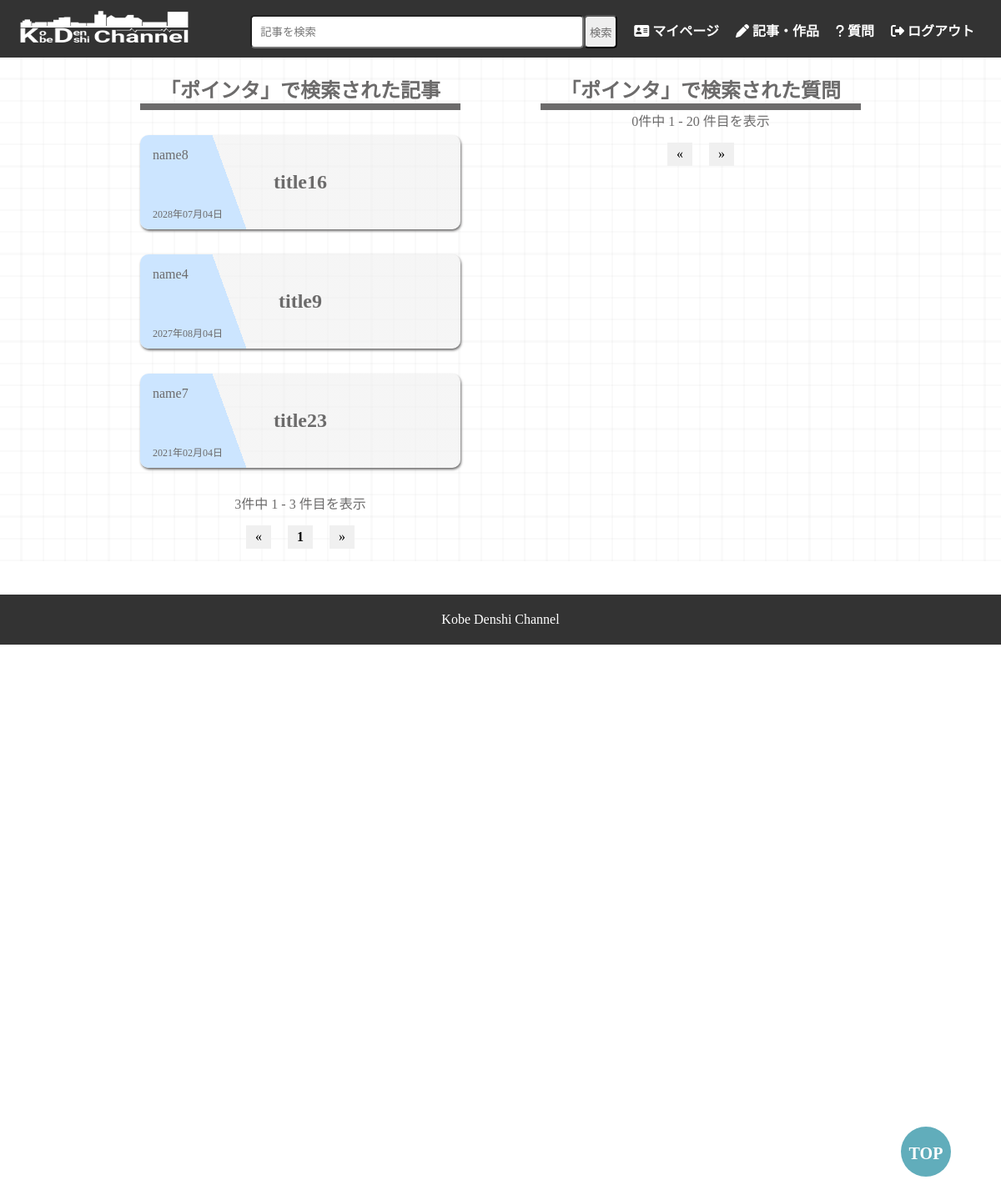
The page /search/tag_search_result.php?tag=ポインタ (signed in) on the database its author committed.
### tables this page shows
CREATE TABLE article_list(
    article_id INT PRIMARY KEY AUTO_INCREMENT,
    user_id INT NOT NULL,
    title VARCHAR(30) NOT NULL,
    sentence VARCHAR(400) NOT NULL,
    like_count INT NOT NULL DEFAULT 0,
    creation_date DATETIME NOT NULL,
    INDEX article_list_index(
        article_id,
        title,
        like_count,
        creation_date
    ),
    FOREIGN KEY (user_id) REFERENCES current_users(user_id)
);

CREATE TABLE current_users(
    user_id INT PRIMARY KEY AUTO_INCREMENT,
    name VARCHAR(20) NOT NULL,
    grade TINYINT NOT NULL,
    graduation_year SMALLINT NOT NULL,
    gender TINYINT DEFAULT 2,
    mail VARCHAR(50) UNIQUE NOT NULL,
    password VARCHAR(40) NOT NULL,
    INDEX current_users_index(
        user_id,
        name,
        grade,
        graduation_year,
        mail
    )
);

### classes/dbdata.php (called while the page is built, shortened)
<?php
class  DbData
{
    protected  $pdo;
    public function __construct()
    {
        $dsn = 'mysql:host=localhost;dbname=pbl1;charset=utf8';
        $user = 'kobedenshi_pbl1_a';
        $password = 'kobedenshi_2023';
        try {
            $this->pdo = new PDO($dsn, $user, $password);
        } catch (Exception  $e) {
            echo 'Error:' . $e->getMessage();
            die();
        }
    }
    protected function query($sql,  $array_params)
    {
        $stmt = $this->pdo->prepare($sql);
        $stmt->execute($array_params);
        return  $stmt;
    }
}

### classes/search.php (called while the page is built, shortened)
<?php
require_once __DIR__ . '/dbdata.php';
class  Search  extends  DbData
{
    public  function  getSearch_tag_articles($search_tag)
    {
        $sql  = "
        SELECT
    article_id,
    current_users.user_id,
    name,
    title,
    sentence,
    like_count,
    creation_date
FROM
    article_list
INNER JOIN
    current_users
ON
    article_list.user_id = current_users.user_id
WHERE
    article_id IN (
        SELECT
            article_id
        FROM
            tags
        INNER JOIN
            article_list_tags
        ON
            tags.tags_id = article_list_tags.tags_id
        WHERE
            tags = ?
    )
    ORDER BY
    creation_date DESC
;";
        $stmt = $this->query($sql, [$search_tag]);
        $search_tag_articles = $stmt->fetchAll();
        return  $search_tag_articles;
    }
}

### paging/tag_search_paging_controller.php (called while the page is built, shortened)
<?php
if (!isset($_GET['a_page_id'])) {
  $page = 1;
} else {
  $page = $_GET['a_page_id'];
}
$start_no = ($page - 1) * MAX;
$article_data = array_slice($search_tag_articles, $start_no, MAX, true);

### pre.php (called while the page is built, shortened)
<?php
$http_host = '//' . $_SERVER['SERVER_NAME'];
$id = "pbl1";
$user_php = $http_host . '/' . $id . '/user/user_show.php';
$article_show_php = $http_host . '/' . $id . '/article/article_show.php';

### search/tag_search_result.php (the view, shortened to what this page needs)
<?php
$search_tag = $_GET['tag'];
require_once __DIR__ . '/../classes/search.php';
$search = new Search();
$search_tag_articles = $search->getSearch_tag_articles($search_tag);
require_once __DIR__ . '/../paging/tag_search_paging_controller.php';
require_once __DIR__ . '/../header.php';
?>
<main class="bg">
  <div class="index-style">
    <article class="article-style">
      <h1>「<?= $search_tag ?>」で検索された記事</h1>
      <?php
      foreach ($article_data  as  $article) {
      ?>
        <a href=<?= $article_show_php ?>?article_id=<?= $article['article_id'] ?>>
          <article class="article-one">
            <p class="article-user"><object><a href=<?= $user_php ?>?user_id=<?= $article['user_id'] ?>><?= $article['name'] ?></a></object></p>
            <h2 class="article-title"><object><a href=<?= $article_show_php ?>?article_id=<?= $article['article_id'] ?>><?= $article['title'] ?></a></object></h2>
            <p class="article-date"><?= date('Y年m月d日', strtotime($article['creation_date'])) ?></p>
          </article>
        </a>
      <?php
      }
      require_once __DIR__ . '/../paging/tag_search_paging.php';
      ?>
    </article>
    <article class="article-style">
      <h1>「<?= $search_tag ?>」で検索された質問</h1>
      <?php
      require_once __DIR__ . '/../paging/tag_q_search_paging.php';
      ?>
    </article>
  </div>
</main>
<?php
require_once __DIR__ . '/../footer.php';
?>

### css/post.css (style rules this page uses)
.index-style { width: 80%; display: flex; justify-content: center; margin: 0 auto; padding-top: 20px; }
.article-style { width: 40%; margin: 0 auto; }
article h1 { border-bottom: 8px solid #6c6b6b; text-align: center; }
.article-one { margin: 30px 0; background: -webkit-linear-gradient(380deg, #cce5ff 0%, #cce5ff 30%, #eeeeee8d 30%, #eeeeee8d 100%); border-radius: 10px; box-shadow: 1px 2px 3px #6c6b6b; }
article a { color: inherit; text-decoration: none; }
.article-user { padding: 15px 0px 10px 15px; margin: 0 auto; }
.article-date { padding: 15px 0px 10px 15px; margin: 0 auto; font-size: 12px; display: inline-block; }
.article-title { padding: 0 15px; margin: 0 auto; text-align: center; }

### css/common.css (style rules this page uses)
* { margin: 0; padding: 0; box-sizing: border-box; color: #6c6b6b; }
a { color: #6c6b6b; }
.bg { background-image: repeating-linear-gradient(to bottom, transparent 25px, rgba(0, 0, 0, 0.04) 26px, rgba(0, 0, 0, 0.04) 26px, transparent 27px, transparent 51px, rgba(0, 0, 0, 0.04) 52px, rgba(0, 0, 0, 0.04) 52px, transparent 53px, transparent 77px, rgba(0, 0, 0, 0.04) 78px, rgba(0, 0, 0, 0.04) 78px, transparent 79px, transparent 103px, rgba(0, 0, 0, 0.04) 104px, rgba(0, 0, 0, 0.04) 104px, transparent 105px, transparent 129px, rgba(0, 0, 0, 0.04) 130px, rgba(0, 0, 0, 0.04) 130px), repeating-linear-gradient(to right, transparent 25px, rgba(0, 0, 0, 0.04) 26px, rgba(0, 0, 0, 0.04) 26px, transparent 27px, transparent 51px, rgba(0, 0, 0, 0.04) 52px, rgba(0, 0, 0, 0.04) 52px, transparent 53px, transparent 77px, rgba(0, 0, 0, 0.04) 78px, rgba(0, 0, 0, 0.04) 78px, transparent 79px, transparent 103px, rgba(0, 0, 0, 0.04) 104px, rgba(0, 0, 0, 0.04) 104px, transparent 105px, transparent 129px, rgba(0, 0, 0, 0.04) 130px, rgba(0, 0, 0, 0.04) 130px); }

### rows shown on the page
article_list: user.name "name8", title "title16", creation_date "2028年07月04日"
article_list: user.name "name4", title "title9", creation_date "2027年08月04日"
article_list: user.name "name7", title "title23", creation_date "2021年02月04日"

### other values the page prints
$search_tag "ポインタ"
$count "3"
$from_record "1"
$to_record "3"
$q_count "0"
$q_from_record "1"
$q_to_record "20"
